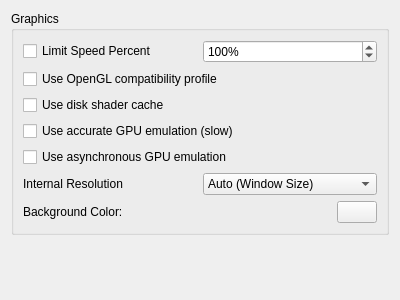
<?xml version="1.0" encoding="UTF-8"?>
<ui version="4.0">
 <class>ConfigureGraphics</class>
 <widget class="QWidget" name="ConfigureGraphics">
  <property name="geometry">
   <rect>
    <x>0</x>
    <y>0</y>
    <width>400</width>
    <height>300</height>
   </rect>
  </property>
  <property name="windowTitle">
   <string>Form</string>
  </property>
  <layout class="QVBoxLayout" name="verticalLayout">
   <item>
    <layout class="QVBoxLayout" name="verticalLayout_3">
     <item>
      <widget class="QGroupBox" name="groupBox">
       <property name="title">
        <string>Graphics</string>
       </property>
       <layout class="QVBoxLayout" name="verticalLayout_2">
        <item>
         <layout class="QHBoxLayout" name="horizontalLayout_2">
          <item>
           <widget class="QCheckBox" name="toggle_frame_limit">
            <property name="text">
             <string>Limit Speed Percent</string>
            </property>
           </widget>
          </item>
          <item>
           <widget class="QSpinBox" name="frame_limit">
            <property name="suffix">
             <string>%</string>
            </property>
            <property name="minimum">
             <number>1</number>
            </property>
            <property name="maximum">
             <number>9999</number>
            </property>
            <property name="value">
             <number>100</number>
            </property>
           </widget>
          </item>
         </layout>
        </item>
        <item>
         <widget class="QCheckBox" name="use_compatibility_profile">
          <property name="text">
           <string>Use OpenGL compatibility profile</string>
          </property>
         </widget>
        </item>
        <item>
         <widget class="QCheckBox" name="use_disk_shader_cache">
          <property name="text">
           <string>Use disk shader cache</string>
          </property>
         </widget>
        </item>
        <item>
         <widget class="QCheckBox" name="use_accurate_gpu_emulation">
          <property name="text">
           <string>Use accurate GPU emulation (slow)</string>
          </property>
         </widget>
        </item>
        <item>
         <widget class="QCheckBox" name="use_asynchronous_gpu_emulation">
          <property name="text">
           <string>Use asynchronous GPU emulation</string>
          </property>
         </widget>
        </item>
        <layout class="QHBoxLayout" name="horizontalLayout_fpsmode">
        <item>
         <widget class="QCheckBox" name="force_30fps_mode">
          <property name="text">
           <string>Force 30 FPS mode</string>
           <string>FPS Mode:</string>
          </property>
         </widget>
        </item>
        <item>
           <widget class="QSpinBox" name="fps_mode">
            <property name="suffix">
             <string> FPS</string>
            </property>
            <property name="minimum">
             <number>1</number>
            </property>
            <property name="maximum">
             <number>9999</number>
            </property>
            <property name="value">
             <number>60</number>
            </property>
           </widget>
          </item>
        </layout>
        <item>
         <layout class="QHBoxLayout" name="horizontalLayout">
          <item>
           <widget class="QLabel" name="label">
            <property name="text">
             <string>Internal Resolution</string>
            </property>
           </widget>
          </item>
          <item>
           <widget class="QComboBox" name="resolution_factor_combobox">
            <item>
             <property name="text">
              <string>Auto (Window Size)</string>
             </property>
            </item>
            <item>
             <property name="text">
              <string>Native (1280x720)</string>
             </property>
            </item>
            <item>
             <property name="text">
              <string>2x Native (2560x1440)</string>
             </property>
            </item>
            <item>
             <property name="text">
              <string>3x Native (3840x2160)</string>
             </property>
            </item>
            <item>
             <property name="text">
              <string>4x Native (5120x2880)</string>
             </property>
            </item>
           </widget>
          </item>
         </layout>
        </item>
        <item>
         <layout class="QHBoxLayout" name="horizontalLayout_6">
          <item>
           <widget class="QLabel" name="bg_label">
            <property name="text">
             <string>Background Color:</string>
            </property>
           </widget>
          </item>
          <item>
           <widget class="QPushButton" name="bg_button">
            <property name="maximumSize">
             <size>
              <width>40</width>
              <height>16777215</height>
             </size>
            </property>
           </widget>
          </item>
         </layout>
        </item>
       </layout>
      </widget>
     </item>
    </layout>
   </item>
   <item>
    <spacer name="verticalSpacer">
     <property name="orientation">
      <enum>Qt::Vertical</enum>
     </property>
     <property name="sizeHint" stdset="0">
      <size>
       <width>20</width>
       <height>40</height>
      </size>
     </property>
    </spacer>
   </item>
  </layout>
 </widget>
 <resources/>
 <connections/>
</ui>
